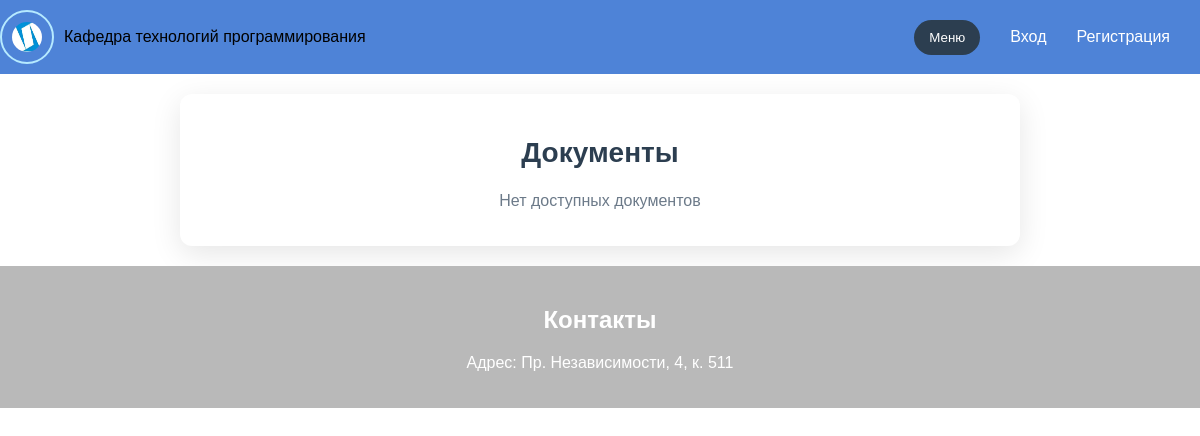
/documents/, run on an earlier commit of the app's database.
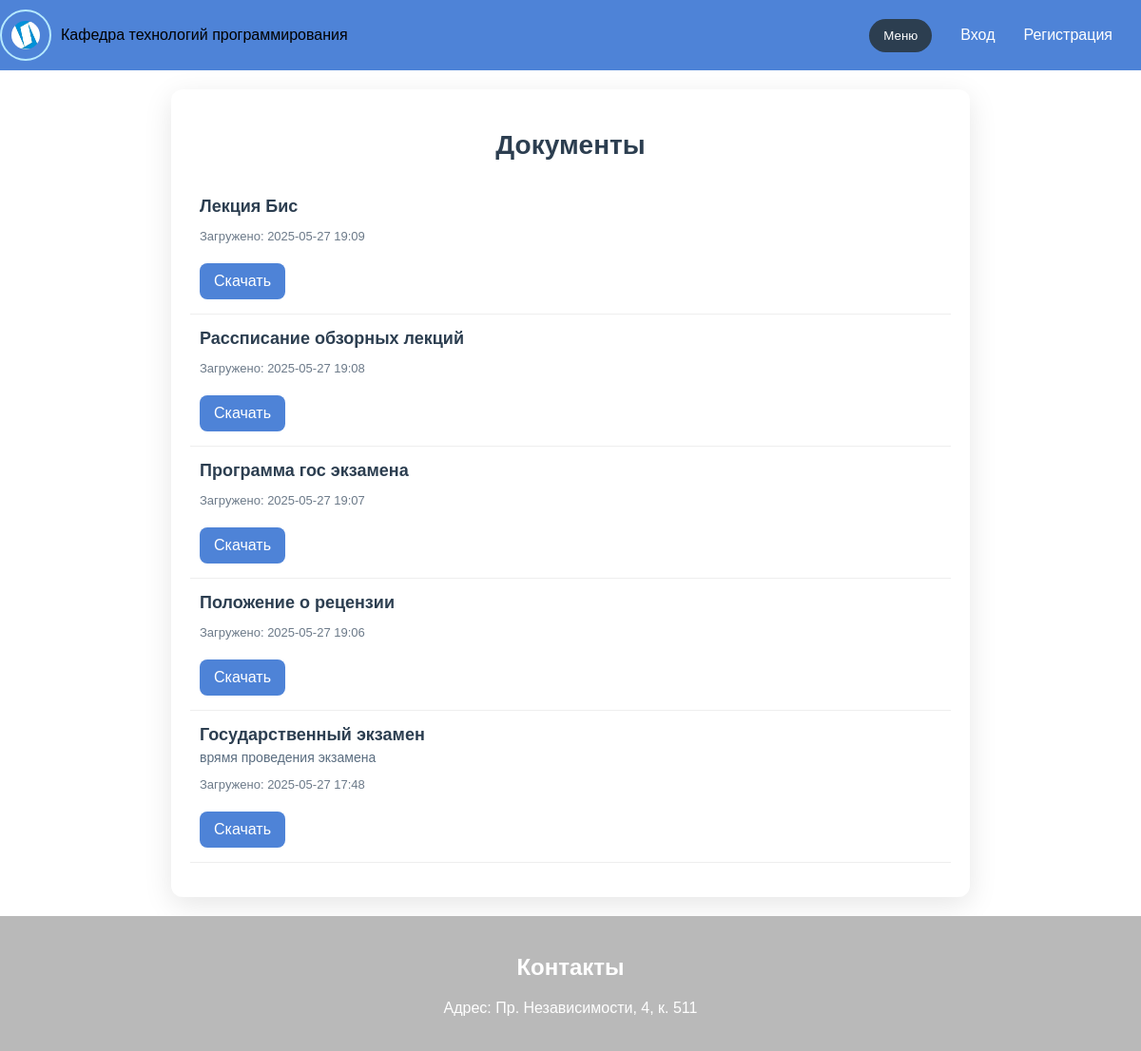
And on a later commit of the database.
### webkafedra/models.py (models this page shows, shortened)
class Document(models.Model):
    title = models.CharField(max_length=200, verbose_name="Название документа")
    file = models.FileField(upload_to='documents/', verbose_name="Файл")
    description = models.TextField(blank=True, null=True, verbose_name="Описание")
    uploaded_at = models.DateTimeField(auto_now_add=True, verbose_name="Дата загрузки")
    uploaded_by = models.ForeignKey(
        User, on_delete=models.SET_NULL, null=True, blank=True,
        verbose_name="Загружено суперпользователем"
    )

### webkafedra/views.py (the view)
# urls.py: path("documents/", document_list, name="document_list"),
def document_list(request):
    documents = Document.objects.all().order_by('-uploaded_at')
    return render(request, 'documents/document_list.html', {'documents': documents})

### webkafedra/templates/documents/document_list.html (shortened to what this page needs)
{% extends "empl_review.html" %}
{% load static %}
{% block content %}
<div class="documents-list-container" style="max-width: 800px; margin: 20px auto; padding: 20px; background: white; border-radius: 12px; box-shadow: 0 8px 30px rgba(0,0,0,0.1);">
  <h2 style="text-align: center; font-size: 28px; color: #2c3e50;">Документы</h2>
  {% if documents %}
    <ul style="list-style: none; padding: 0;">
      {% for doc in documents %}
        <li style="padding: 15px 10px; border-bottom: 1px solid #eee;">
          <strong style="font-size: 18px; color: #2c3e50;">{{ doc.title }}</strong>
          {% if doc.description %}
            <p style="font-size: 14px; color: #5a6d80; margin: 5px 0;">{{ doc.description }}</p>
          {% endif %}
          <p style="font-size: 13px; color: #6c7a89;">Загружено: {{ doc.uploaded_at|date:"Y-m-d H:i" }}</p>
          <a href="{{ doc.file.url }}" download style="display: inline-block; margin-top: 8px; background: #4e83d7; color: #fff; padding: 10px 15px; border-radius: 8px; text-decoration: none;">Скачать</a>
        </li>
      {% endfor %}
    </ul>
  {% else %}
    <p style="text-align: center; color: #6c7a89; font-size: 16px;">Нет доступных документов</p>
  {% endif %}
</div>
{% endblock %}

### webkafedra/templates/empl_review.html (shortened to what this page needs)
{% load cms_tags menu_tags sekizai_tags static %}
<!doctype html>
<html>
<head>
    <link rel="stylesheet" type="text/css" href="{% static 'css/styles.css' %}">
</head>
<body>
    <div class="header">
        <div class="logo-container">
            <img src="{% static 'sm_full.jpg' %}" class="logo" alt="Лого">
            <a>Кафедра технологий программирования</a>
        </div>
        <div class="header-right">
            <div class="dropdown">
                <button class="dropbtn">Меню</button>
            </div>
           <div class="auth-links">
    {% if user.is_authenticated %}
        <a href="{% url 'dashboard' %}">Личный кабинет ({{ user.username }})</a>
        <a href="{% url 'logout' %}">Выйти</a>
    {% else %}
        <a href="{% url 'login' %}">Вход</a>
        <a href="{% url 'register' %}">Регистрация</a>
    {% endif %}
</div>
        </div>
    </div>
    {% block content %}{% endblock content %}
            <footer class="footer">
        <div class="container">
            <h2>Контакты</h2>
            <p>Адрес: Пр. Независимости, 4, к. 511</p>
        </div>
            </footer>
    </body>
</html>

### webkafedra/static/css/styles.css (style rules this page uses)
body, h1, a { margin: 0; padding: 0; font-family: Arial, sans-serif; text-decoration: none; }
.logo-container { display: flex; align-items: center; }
.logo { display: inline-block; border: 2px solid #b6eaff; border-radius: 50%; padding: 10px; margin-right: 10px; font-family: Arial, sans-serif; }
.footer { background-color: #b9b9b9; color: white; padding: 20px 0; text-align: center; font-family: Arial, sans-serif; }
.container { width: 80%; margin: 0 auto; font-family: Arial, sans-serif; }
.header { background-color: #4e83d7; padding: 10px 0; display: flex; align-items: center; justify-content: space-between; font-family: Arial, sans-serif; }
.logo { display: inline-block; border: 2px solid #b6eaff; border-radius: 50%; padding: 10px; margin-right: 10px; width: 30px; height: 30px; }
.dropbtn { background-color: #ddd; color: black; padding: 10px 20px; border: none; border-radius: 50px; text-decoration: none; margin-right: 10px; font-family: Arial, sans-serif; }
.dropdown { position: relative; display: inline-block; }
.auth-links { display: flex; align-items: center; }
.auth-links a { margin-right: 30px; color: white; }
.header-right { display: flex; align-items: center; gap: 20px; }
.dropbtn { background: #2c3e50; color: white; padding: 10px 15px; border: none; cursor: pointer; }

What changed in the data, as far as the page shows it:
added Document: title "Лекция Бис", uploaded_at "2025-05-27 19:09"
added Document: title "Рассписание обзорных лекций", uploaded_at "2025-05-27 19:08"
added Document: title "Программа гос экзамена", uploaded_at "2025-05-27 19:07"
added Document: title "Положение о рецензии", uploaded_at "2025-05-27 19:06"
added Document: title "Государственный экзамен", description "врямя проведения экзамена", uploaded_at "2025-05-27 17:48"
Also different on the page:
text no longer shown: "Нет доступных документов"
